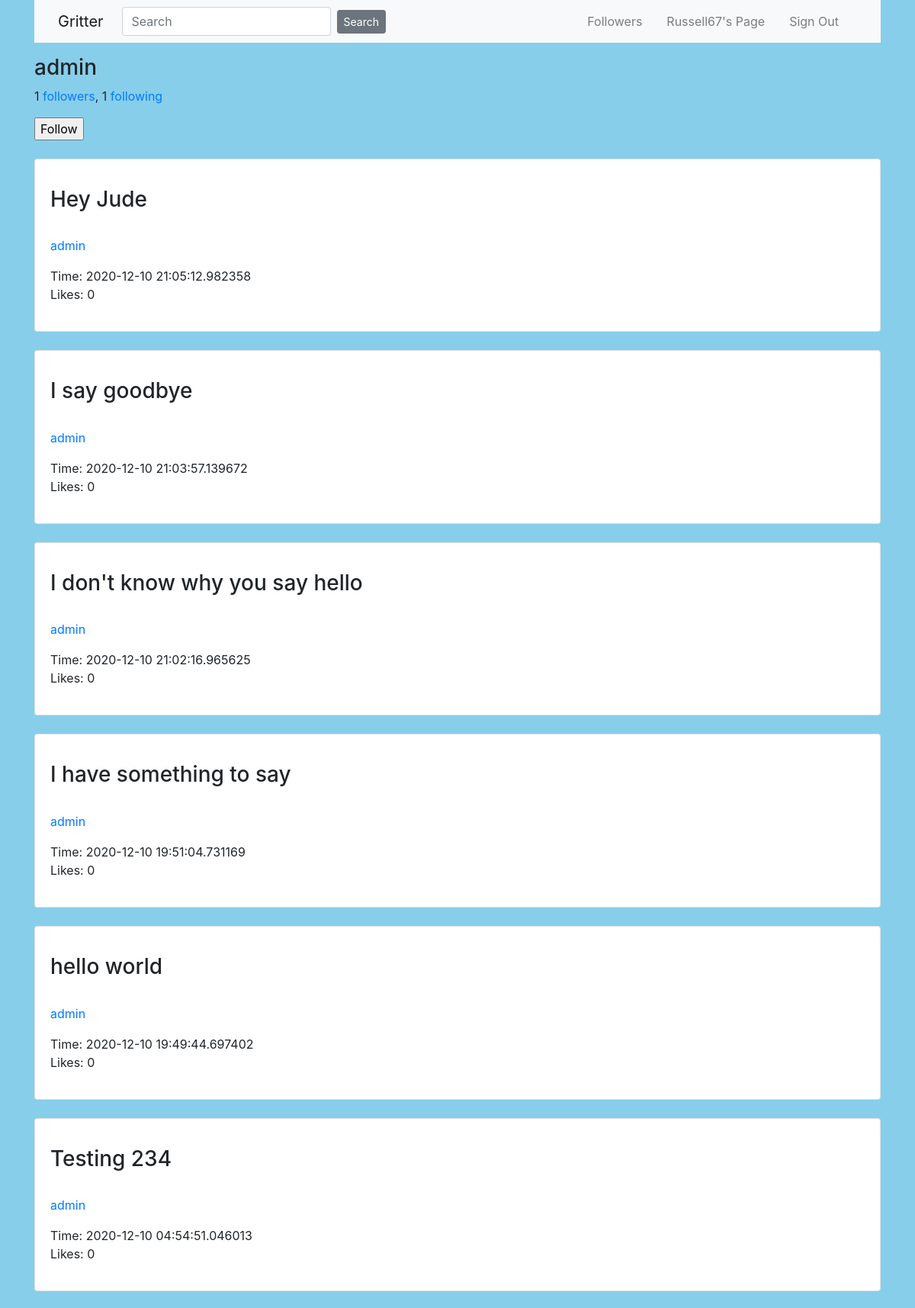
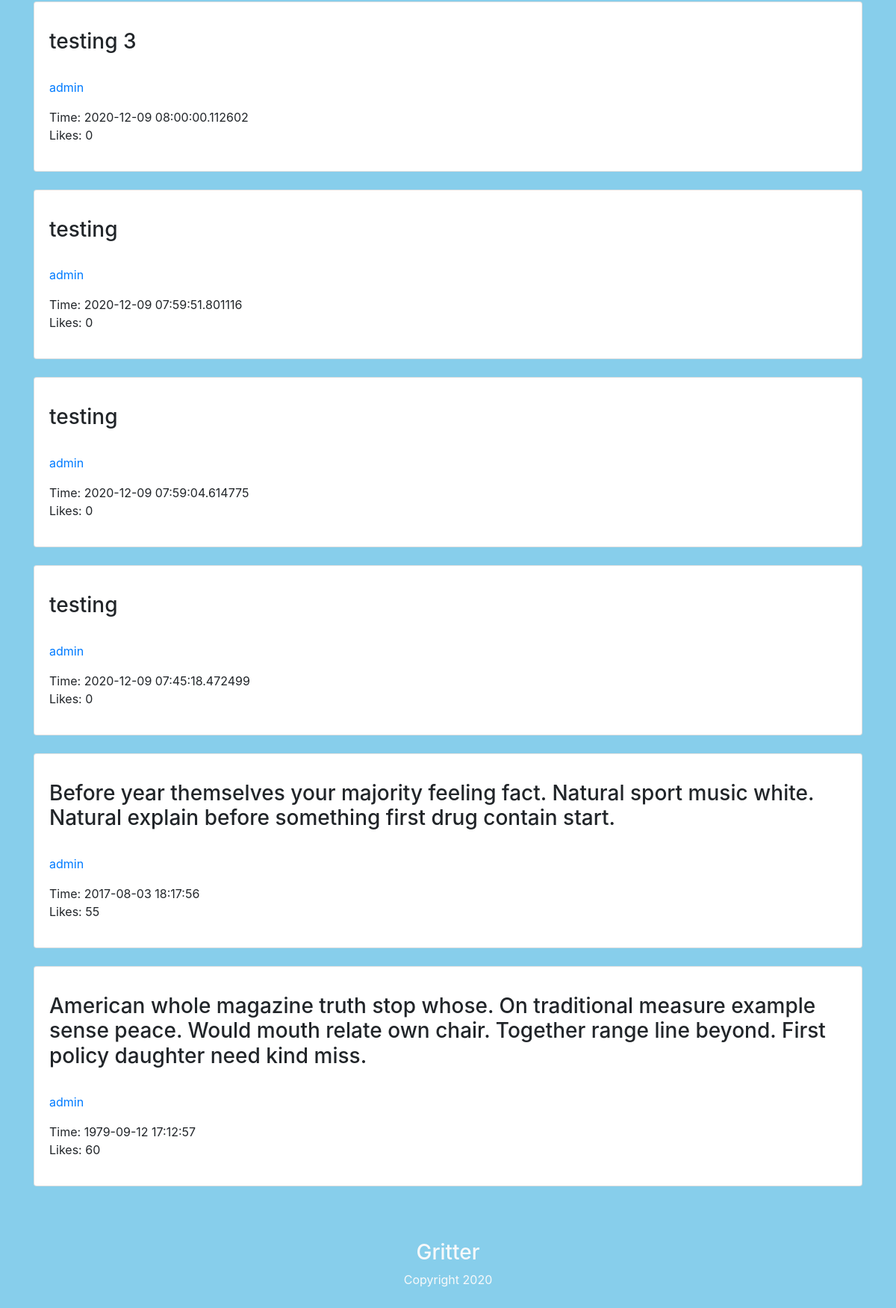
The page /user/admin (signed in) on the database its author committed (2 pictures, top to bottom).
### project/models.py (models this page shows, shortened)
class User(UserMixin, db.Model):
    id = db.Column(db.Integer, primary_key=True)
    username = db.Column(db.String(50), unique=True, nullable=False)
    password = db.Column(db.String(128), nullable=False)
    email = db.Column(db.String(100), unique=True, nullable=False)
    posts = db.relationship('Post', backref ='author', lazy='dynamic')
    followed = db.relationship(
        'User', secondary=followers,
        primaryjoin=(followers.c.follower_id == id),
        secondaryjoin=(followers.c.followed_id == id),
        backref=db.backref('followers', lazy='dynamic'), lazy='dynamic')
    def already_follow(self, user):
        return self.followed.filter(followers.c.followed_id == user.id).count() == 1

class Post(db.Model):
    id = db.Column(db.Integer, primary_key=True)
    content = db.Column(db.Text)
    like_count = db.Column(db.Integer, default=0)
    timestamp = db.Column(db.DateTime, index=True, default=datetime.utcnow)
    user_id = db.Column(db.Integer, db.ForeignKey('user.id'))

### project/routes.py (the view)
@app.route('/user/<username>', methods=['GET', 'POST'])
@login_required
def user(username):
    postform = UserPost()
    if postform.validate_on_submit():
        post = Post(content=postform.content.data, author=current_user)
        db.session.add(post)
        db.session.commit()
        return redirect(url_for('user', username=current_user.username))
    user = User.query.filter_by(username=username).first()
    form = FollowForm()
    posts = Post.query.filter_by(author=user).order_by(Post.id.desc()).all()
    return render_template('user.html', user=user, form=form, postform=postform, posts=posts)

### project/forms.py
class UserPost(FlaskForm):
    content = TextAreaField('Share your thoughts...', validators=[DataRequired()])
    submit = SubmitField('Post')

class FollowForm(FlaskForm):
    submit = SubmitField('Submit')

### project/models.py (called while the page is built)
@login.user_loader
def load_user(id):
    return User.query.get(int(id))

### project/templates/user.html (shortened to what this page needs)
{% extends "layout.html" %}
{% import "bootstrap/wtf.html" as wtf %}
{% block content %}
<div class="container" >
    <h3>{{ user.username }}</h3>
</div>
<div class="container" >
<p>
    {{ user.followers.count() }} <a href="{{ url_for('followers', username=current_user.username) }}">followers</a>,
    {{ user.followed.count() }} <a href="{{ url_for('following', username=current_user.username) }}">following</a>
</p>
{% if current_user.username != user.username %}
{% if not current_user.already_follow(user) %}
        <p>
            <form action="{{ url_for('follow', username=user.username) }}" method="post">
                {{ form.submit(value='Follow') }}
            </form>
        </p>
{% endif %}
{% endif %}
</div>
<div class="container">
    {% for post in posts %}
        <div class="card mt-4">
            <div class="card-body">
                <p class="card-text">
                    <h3>{{ post.content }}</h3><br>
                    <a class="" href="{{ url_for('user', username=post.author.username) }}">{{ post.author.username }}</a>
                </p>
                <p>
                    Time: {{ post.timestamp }} <br>
                    Likes: {{ post.like_count }}
                </p>
            </div>
        </div>
    {% endfor %}
</div>
{% endblock content %}

### project/templates/layout.html (shortened to what this page needs)
<!DOCTYPE html>
{% import "bootstrap/wtf.html" as wtf %}
<html>
	<head>
    {% block head %}
        <link rel="stylesheet" href="https://cdn.jsdelivr.net/npm/bootstrap@4.5.3/dist/css/bootstrap.min.css">
		<link rel="stylesheet" href="{{ url_for('static', filename='style.css') }}" />
    {% endblock %}
	</head>
	<body text="#2d7051">
        <div class="container">
            <nav class="navbar navbar-expand-md bg-light navbar-light fixed-left">
              <div class="container">
                <a class="navbar-brand mr-4" href="{{ url_for('home') }}">Gritter</a>
                  <form  class="form-inline" method="POST" action="{{ url_for('search') }}">
                <input class="form-control mr-2" name="search" type="search" placeholder="Search">
                <button class="btn btn-secondary btn-sm" type="submit">Search</button>
                  </form>
                <div class="collapse navbar-collapse" id="navbarToggle">
                    <div class="navbar-nav ml-auto">
                        {% if current_user.is_authenticated %}
                            <a class="nav-item nav-link mr-3 ml-auto" href="{{ url_for('followers', username=current_user.username) }}">Followers</a>
                            <a class="nav-item nav-link mr-3 ml-auto" href="{{ url_for('user', username=current_user.username) }}">{{current_user.username}}'s Page</a>
                            <a class="nav-item nav-link mr-3 ml-auto" href="{{ url_for('signout') }}">Sign Out</a>
                        {% else  %}
                            <a class="nav-item nav-link mr-3 ml-auto" href="{{ url_for('signup') }}">Sign Up</a>
                            <a class="nav-item nav-link mr-3 ml-auto" href="{{ url_for('signin') }}">Sign In</a>
                        {% endif %}
                    </div>
                </div>
              </div>
            </nav>
        </div>
        <div class="container pt-2">
            <div class="container pt-2">
        </div>
        </div>
        {% block content %}
        {% endblock %}
          <footer id="main-footer" class="bg-steel mt-5">
            <div class="container">
              <div class="row">
                <div class="col text-light text-center py-4">
                  <h3 class="text-light">Gritter</h3>
                  <p>Copyright 2020</p>
                </div>
              </div>
            </div>
          </footer>
	</body>
</html>

### project/static/styles/style.css (style rules this page uses)
body { background-color: #87CEEB; }

### rows shown on the page
User: username "Russell67"
User: username "admin"
Post: content "Hey Jude", author.username "admin", timestamp "2020-12-10 21:05:12.982358", like_count "0"
Post: content "I say goodbye", author.username "admin", timestamp "2020-12-10 21:03:57.139672", like_count "0"
Post: content "I don't know why you say hello", author.username "admin", timestamp "2020-12-10 21:02:16.965625", like_count "0"
Post: content "I have something to say", author.username "admin", timestamp "2020-12-10 19:51:04.731169", like_count "0"
Post: content "hello world", author.username "admin", timestamp "2020-12-10 19:49:44.697402", like_count "0"
Post: content "Testing 234", author.username "admin", timestamp "2020-12-10 04:54:51.046013", like_count "0"
Post: content "testing 3", author.username "admin", timestamp "2020-12-09 08:00:00.112602", like_count "0"
Post: content "testing", author.username "admin", timestamp "2020-12-09 07:59:51.801116", like_count "0"
Post: content "testing", author.username "admin", timestamp "2020-12-09 07:59:04.614775", like_count "0"
Post: content "testing", author.username "admin", timestamp "2020-12-09 07:45:18.472499", like_count "0"
Post: content "Before year themselves your majority feeling fact. Natural sport music white. Natural explain before something first drug contain start.", author.username "admin", timestamp "2017-08-03 18:17:56", like_count "55"
Post: content "American whole magazine truth stop whose. On traditional measure example sense peace. Would mouth relate own chair. Together range line beyond. First policy daughter need kind miss.", author.username "admin", timestamp "1979-09-12 17:12:57", like_count "60"

### other values the page prints
{{ user.followers.count() }} "1"
{{ user.followed.count() }} "1"
